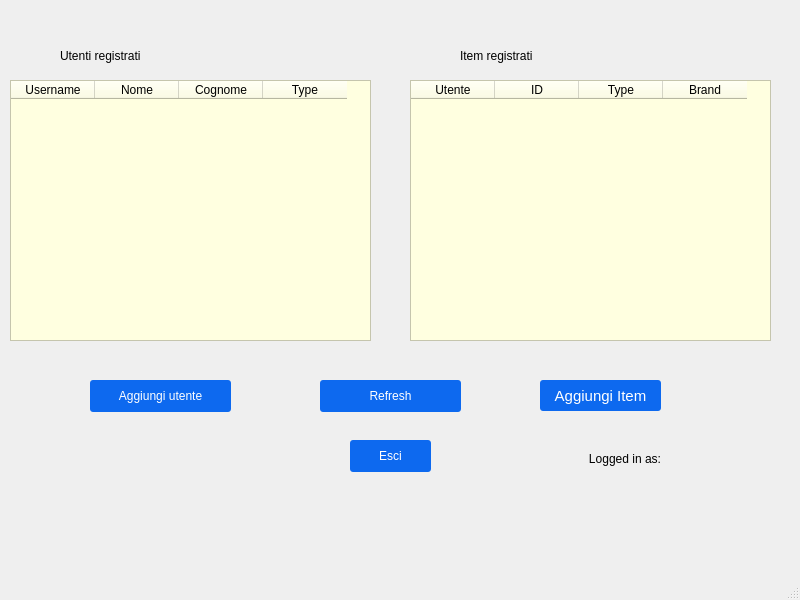
<?xml version="1.0" encoding="UTF-8"?>
<ui version="4.0">
 <class>adminView</class>
 <widget class="QMainWindow" name="adminView">
  <property name="geometry">
   <rect>
    <x>0</x>
    <y>0</y>
    <width>800</width>
    <height>600</height>
   </rect>
  </property>
  <property name="windowTitle">
   <string>MainWindow</string>
  </property>
  <widget class="QWidget" name="centralwidget">
   <widget class="QPushButton" name="addUtente">
    <property name="geometry">
     <rect>
      <x>90</x>
      <y>380</y>
      <width>141</width>
      <height>32</height>
     </rect>
    </property>
    <property name="styleSheet">
     <string notr="true">QPushButton {
	background-color:  rgb(13, 105, 239);
    border-radius: 3px;
	color: white;
}
QPushButton:pressed {
    background-color: rgb(203, 218, 249);
	color: black;
}</string>
    </property>
    <property name="text">
     <string>Aggiungi utente</string>
    </property>
   </widget>
   <widget class="QPushButton" name="logoutbtn">
    <property name="geometry">
     <rect>
      <x>350</x>
      <y>440</y>
      <width>81</width>
      <height>32</height>
     </rect>
    </property>
    <property name="styleSheet">
     <string notr="true">QPushButton {
	background-color:  rgb(13, 105, 239);
    border-radius: 3px;
	color: white;
}
QPushButton:pressed {
    background-color: rgb(203, 218, 249);
	color: black;
}</string>
    </property>
    <property name="text">
     <string>Esci</string>
    </property>
   </widget>
   <widget class="QLabel" name="users">
    <property name="geometry">
     <rect>
      <x>60</x>
      <y>40</y>
      <width>191</width>
      <height>31</height>
     </rect>
    </property>
    <property name="styleSheet">
     <string notr="true">font: 75 13pt &quot;Verdana&quot;;</string>
    </property>
    <property name="text">
     <string>Utenti registrati</string>
    </property>
   </widget>
   <widget class="QTableWidget" name="usertable">
    <property name="geometry">
     <rect>
      <x>10</x>
      <y>80</y>
      <width>361</width>
      <height>261</height>
     </rect>
    </property>
    <property name="styleSheet">
     <string notr="true">background-color:lightyellow</string>
    </property>
    <property name="editTriggers">
     <set>QAbstractItemView::DoubleClicked|QAbstractItemView::SelectedClicked</set>
    </property>
    <property name="dragDropOverwriteMode">
     <bool>true</bool>
    </property>
    <property name="selectionMode">
     <enum>QAbstractItemView::ExtendedSelection</enum>
    </property>
    <property name="selectionBehavior">
     <enum>QAbstractItemView::SelectRows</enum>
    </property>
    <attribute name="horizontalHeaderDefaultSectionSize">
     <number>84</number>
    </attribute>
    <attribute name="horizontalHeaderMinimumSectionSize">
     <number>21</number>
    </attribute>
    <attribute name="verticalHeaderDefaultSectionSize">
     <number>20</number>
    </attribute>
    <column>
     <property name="text">
      <string>Username</string>
     </property>
    </column>
    <column>
     <property name="text">
      <string>Nome</string>
     </property>
    </column>
    <column>
     <property name="text">
      <string>Cognome</string>
     </property>
    </column>
    <column>
     <property name="text">
      <string>Type</string>
     </property>
    </column>
   </widget>
   <widget class="QLabel" name="users_2">
    <property name="geometry">
     <rect>
      <x>460</x>
      <y>40</y>
      <width>171</width>
      <height>31</height>
     </rect>
    </property>
    <property name="styleSheet">
     <string notr="true">font: 75 13pt &quot;Verdana&quot;;</string>
    </property>
    <property name="text">
     <string>Item registrati</string>
    </property>
   </widget>
   <widget class="QTableWidget" name="itemtable">
    <property name="geometry">
     <rect>
      <x>410</x>
      <y>80</y>
      <width>361</width>
      <height>261</height>
     </rect>
    </property>
    <property name="styleSheet">
     <string notr="true">background-color:lightyellow</string>
    </property>
    <property name="editTriggers">
     <set>QAbstractItemView::DoubleClicked|QAbstractItemView::SelectedClicked</set>
    </property>
    <property name="dragDropOverwriteMode">
     <bool>true</bool>
    </property>
    <property name="selectionMode">
     <enum>QAbstractItemView::ExtendedSelection</enum>
    </property>
    <property name="selectionBehavior">
     <enum>QAbstractItemView::SelectRows</enum>
    </property>
    <attribute name="horizontalHeaderDefaultSectionSize">
     <number>84</number>
    </attribute>
    <attribute name="horizontalHeaderMinimumSectionSize">
     <number>21</number>
    </attribute>
    <attribute name="verticalHeaderDefaultSectionSize">
     <number>20</number>
    </attribute>
    <column>
     <property name="text">
      <string>Utente</string>
     </property>
    </column>
    <column>
     <property name="text">
      <string>ID</string>
     </property>
    </column>
    <column>
     <property name="text">
      <string>Type</string>
     </property>
    </column>
    <column>
     <property name="text">
      <string>Brand</string>
     </property>
    </column>
   </widget>
   <widget class="QLabel" name="logged">
    <property name="geometry">
     <rect>
      <x>480</x>
      <y>450</y>
      <width>181</width>
      <height>18</height>
     </rect>
    </property>
    <property name="styleSheet">
     <string notr="true">font: 9pt &quot;.SF NS Text&quot;;</string>
    </property>
    <property name="text">
     <string>Logged in as:</string>
    </property>
    <property name="alignment">
     <set>Qt::AlignRight|Qt::AlignTrailing|Qt::AlignVCenter</set>
    </property>
   </widget>
   <widget class="QPushButton" name="Refresh">
    <property name="geometry">
     <rect>
      <x>320</x>
      <y>380</y>
      <width>141</width>
      <height>32</height>
     </rect>
    </property>
    <property name="styleSheet">
     <string notr="true">QPushButton {
	background-color:  rgb(13, 105, 239);
    border-radius: 3px;
	color: white;
}
QPushButton:pressed {
    background-color: rgb(203, 218, 249);
	color: black;
}</string>
    </property>
    <property name="text">
     <string>Refresh</string>
    </property>
   </widget>
   <widget class="QPushButton" name="addItem">
    <property name="geometry">
     <rect>
      <x>540</x>
      <y>380</y>
      <width>121</width>
      <height>31</height>
     </rect>
    </property>
    <property name="font">
     <font>
      <pointsize>11</pointsize>
     </font>
    </property>
    <property name="styleSheet">
     <string notr="true">QPushButton {
	background-color:  rgb(13, 105, 239);
    border-radius: 3px;
	color: white;
}
QPushButton:pressed {
    background-color: rgb(203, 218, 249);
	color: black;
}</string>
    </property>
    <property name="text">
     <string>Aggiungi Item</string>
    </property>
   </widget>
  </widget>
  <widget class="QMenuBar" name="menubar">
   <property name="geometry">
    <rect>
     <x>0</x>
     <y>0</y>
     <width>800</width>
     <height>21</height>
    </rect>
   </property>
  </widget>
  <widget class="QStatusBar" name="statusbar"/>
 </widget>
 <resources/>
 <connections/>
</ui>
